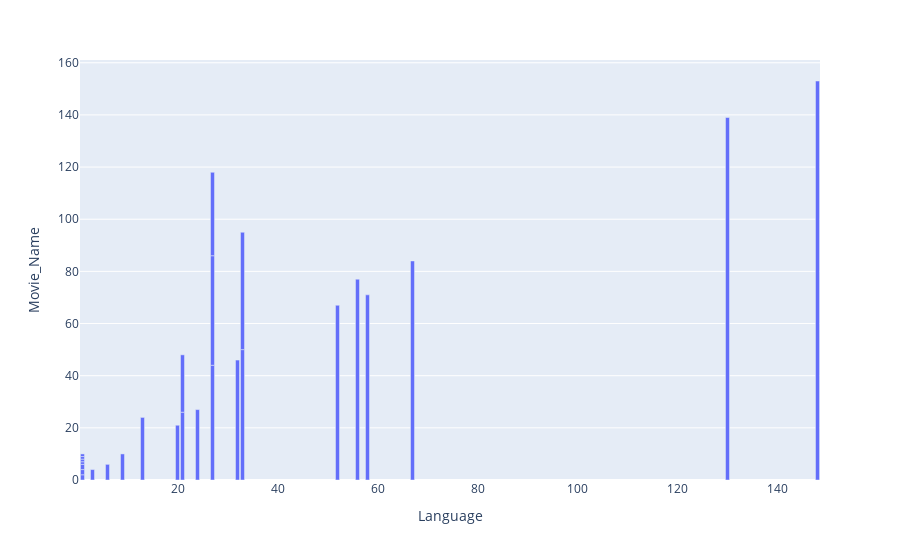

Notebook code cell kept with this figure:
### Code cell
px.bar(data_frame= df_2, x='Language', y= 'Movie_Name')

### Figure 1 — Plotly figure (JSON) as saved in the notebook; plotly's stock layout.template omitted (floating-point values rounded to 4 significant figures)
{"data": [{"alignmentgroup": "True", "hovertemplate": "Language=%{x}<br>Movie_Name=%{y}<extra></extra>", "legendgroup": "", "marker": {"color": "#636efa", "pattern": {"shape": ""}}, "name": "", "offsetgroup": "", "orientation": "v", "showlegend": false, "textposition": "auto", "type": "bar", "x": [148, 130, 67, 56, 58, 52, 33, 32, 33, 27, 27, 27, 24, 21, 13, 21, 20, 9, 6, 3, 1, 1, 1, 1, 1, 1, 1], "xaxis": "x", "y": [153, 139, 84, 77, 71, 67, 50, 46, 45, 44, 42, 32, 27, 26, 24, 22, 21, 10, 6, 4, 2, 2, 2, 1, 1, 1, 1], "yaxis": "y"}], "layout": {"barmode": "relative", "legend": {"tracegroupgap": 0}, "margin": {"t": 60}, "xaxis": {"anchor": "y", "domain": [0, 1], "title": {"text": "Language"}}, "yaxis": {"anchor": "x", "domain": [0, 1], "title": {"text": "Movie_Name"}}}}
